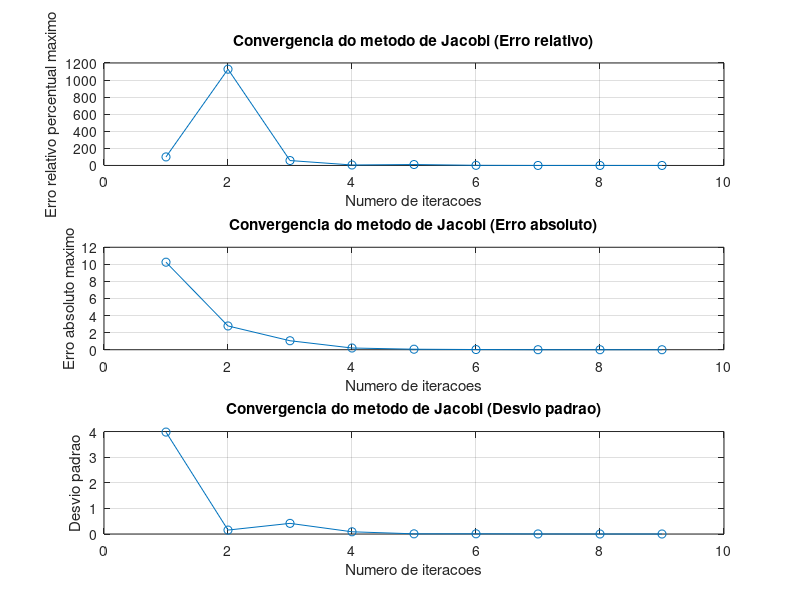

MATLAB code to generate this figure:
% Montar a matriz A e o vetor b
A = [10, 2, -1;
     -3, -6, 2;
     1, 1, 5];
b = [27; -61.5; -21.5];

% Numero de variaveis
n = length(b);

% Criterio de parada (erro relativo percentual)
Es = 0.05; % 5%

% Inicializar o vetor de solucoes x
x = zeros(n, 1);
x_old = x;

% Inicializar o contador de iteracoes e os vetores para armazenar os erros
iteration = 0;
errors_relative = [];
errors_absolute = [];
std_devs = [];

% Jacobi
while true
  iteration += 1;
  
  % Atualizar as solucoes
  for i = 1:n
    x(i) = (b(i) - A(i, [1:i-1, i+1:n]) * x_old([1:i-1, i+1:n])) / A(i, i);
  end
  
  % Calcular o erro relativo percentual e o erro absoluto
  relative_error = abs((x - x_old) ./ x) * 100;
  absolute_error = abs(x - x_old);
  
  % Armazenar o erro maximo e o desvio padrao na lista de erros e desvios padrao
  errors_relative = [errors_relative, max(relative_error)];
  errors_absolute = [errors_absolute, max(absolute_error)];
  std_devs = [std_devs, std(absolute_error)];
  
  % Exibir a iteracao e a solucao atual
  disp(['Iteracao ', num2str(iteration), ':']);
  disp(x);
  
  % Verificar se o erro relativo percentual maximo e menor que Es
  if max(relative_error) < Es
    break;
  end
  
  % Atualizar x_old
  x_old = x;
end

% Exibir o numero de iteracoes e a solucao final
disp(['Numero de iteracoes: ', num2str(iteration)]);
disp(['Solucao final:']);
disp(x);

% Gerar graficos de convergencia
figure;
subplot(3, 1, 1);
plot(1:iteration, errors_relative, 'o-');
xlabel('Numero de iteracoes');
ylabel('Erro relativo percentual maximo');
title('Convergencia do metodo de Jacobi (Erro relativo)');
grid on;

subplot(3, 1, 2);
plot(1:iteration, errors_absolute, 'o-');
xlabel('Numero de iteracoes');
ylabel('Erro absoluto maximo');
title('Convergencia do metodo de Jacobi (Erro absoluto)');
grid on;

subplot(3, 1, 3);
plot(1:iteration, std_devs, 'o-');
xlabel('Numero de iteracoes');
ylabel('Desvio padrao');
title('Convergencia do metodo de Jacobi (Desvio padrao)');
grid on;
